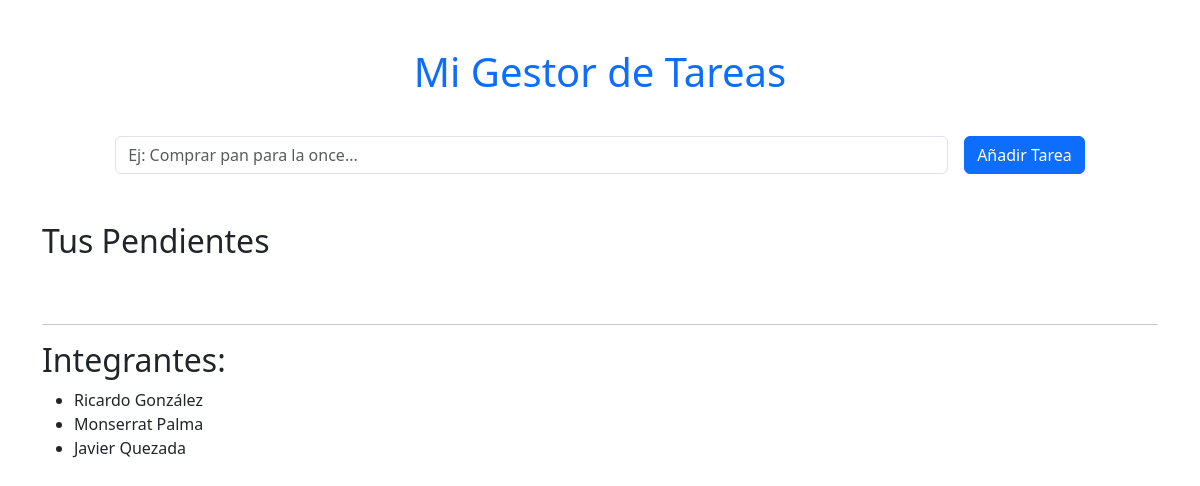
Before: / with the older database file.
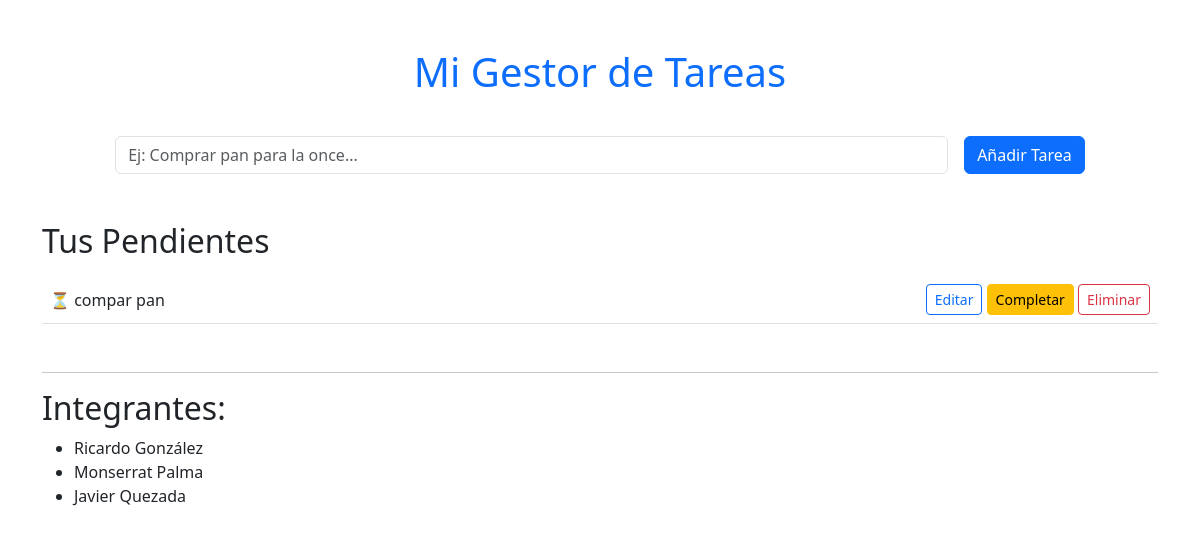
After: the same page with the newer database file.
### tables this page shows
CREATE TABLE tareas (
        id INTEGER PRIMARY KEY AUTOINCREMENT,
        nombre TEXT NOT NULL,
        estado TEXT DEFAULT 'pendiente'
    );

### index.php (the view, shortened to what this page needs)
<?php
$db = require_once 'db.php';
?>
<!DOCTYPE html>
<html lang="es">
<head>
    <link href="https://cdn.jsdelivr.net/npm/bootstrap@5.3.0/dist/css/bootstrap.min.css" rel="stylesheet">
</head>
<body class="container mt-5">
    <h1 class="text-primary text-center">Mi Gestor de Tareas</h1>
    <form action="process.php" method="POST" class="row g-3 mt-4 justify-content-center">
        <div class="col-auto w-75">
            <input type="text" name="nombre" class="form-control" placeholder="Ej: Comprar pan para la once..." required>
        </div>
        <div class="col-auto">
            <button type="submit" name="agregar" class="btn btn-primary">Añadir Tarea</button>
        </div>
    </form>
    <h2 class="mt-5">Tus Pendientes</h2>
    <table class="table table-hover mt-3">
        <tbody>
            <?php
            $stmt = $db->query("SELECT * FROM tareas ORDER BY id DESC");
            while ($row = $stmt->fetch(PDO::FETCH_ASSOC)) {
                $estado = $row['estado'];
                $icono = ($estado == 'completada') ? '✅' : '⏳';
                $btn_txt = ($estado == 'completada') ? 'Desmarcar' : 'Completar';
                $color_boton = ($estado == 'completada') ? 'btn-success' : 'btn-warning';
                echo "<tr>
                    <td class='align-middle'>$icono " . htmlspecialchars($row['nombre']) . "</td>
                    <td class='text-end'>
                        <a href='editar.php?id={$row['id']}' class='btn btn-sm btn-outline-primary'>Editar</a>
                        <a href='process.php?cambiar_estado={$row['id']}&estado={$estado}' class='btn btn-sm $color_boton'>$btn_txt</a>
                        <a href='process.php?eliminar={$row['id']}' class='btn btn-sm btn-outline-danger'>Eliminar</a>
                    </td>
                </tr>";
            }
            ?>
        </tbody>
    </table>
    <hr class="mt-5">
    <section>
        <h2>Integrantes:</h2>
        <ul>
            <li>Ricardo González</li>
            <li>Monserrat Palma</li>
            <li>Javier Quezada</li>
        </ul>
    </section>
</body>
</html>

Changed rows visible on the page:
added tareas: estado "⏳", nombre "compar pan", estado "Completar"
